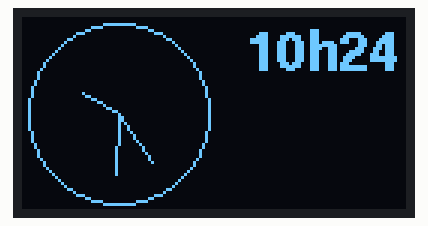
Simulated run of this sketch. Board: Arduino Uno, built with avr-gcc and run on an emulated ATmega328P. Shown: 128×64 one-colour display. The local clock reads 2024-03-15 10:24:30 at power-on unless the sketch sets it.

Above: at 0.1 s.
At 4.5 s:
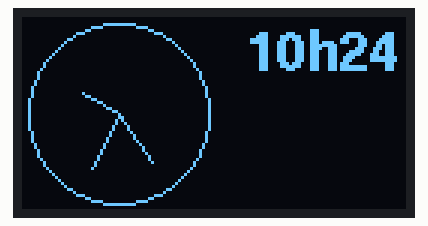
At 9.4 s:
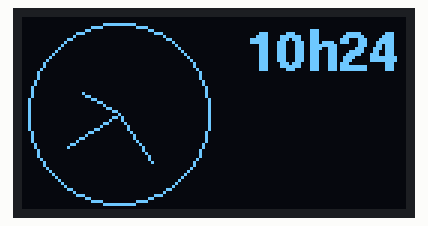
At 19.3 s:
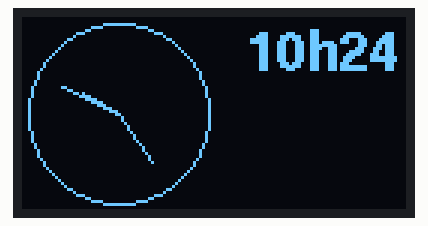
At 29.1 s:
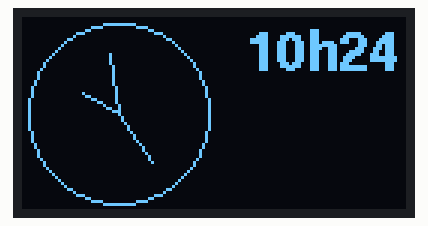
At 38.4 s:
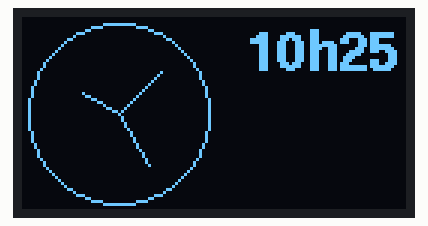

Measured:
- what the display in image 0 shows lasts 1.1 s, from 0.1 s to 1.2 s

The sketch:

Ex7.ino
```cpp
/*
  www.CodeDecay.com.br
  Licença de uso: Apache 2.0
  Neste exercício vamos substituir o relógio digital por um relógio analógico.
 */

//Diz para este programa em que arquivo buscar as funções que serão utilizadas
#include <Sodaq_DS3231.h>
#include <U8g2lib.h>
#include <U8x8lib.h>
#include <math.h> //para as operações com ângulos

U8G2_SSD1306_128X64_NONAME_F_HW_I2C oled(U8G2_R0);  // Declara o nosso display OLED.

void setup() {

    Serial.begin(9600); // Inicializa comunicacao serial com o computador
    rtc.begin();        //  Inicializa comunicacao serial I2C com o RTC
    oled.begin();       // Inicializa a comunicacao com o display
}

void loop() {


    //Executa os desenhos
    draw();
    //Envia os desenhos para o display
    oled.sendBuffer();


    delay(500);

}

void draw() {
    double passoHoras, passoMin, passoSeg, posicao;
    int x0, y0, raio;

    /*
    Vamos calcular o passo, em radianos, que cada ponteiro anda.
      - O ponteiro das horas anda 2.pi radianos (360 graus)
    para cada 12 horas, portanto, 2.pi/12 radianos por hora
      - Os ponteiros dos minutos anda 2.pi radianos a cada 60 minutos,
    portanto, 2.pi/60 radianos por minuto.
      - O ponteiro dos segundos anda 2.pi radianos a cada 60 segundos,
    portanto, 2.pi/60 radianos por segundo (mesmo valor que o passo dos
    minutos).
    */

    passoHoras = 2*PI/12.0;
    passoMin = 2*PI/60.0;
    passoSeg = passoMin;

    oled.clearBuffer(); // Limpa a tela de desenho

    DateTime agora = rtc.now();

    // Circunferecia de raio = 30 e centro em (x0 = 32, y0 = 32)
    x0 = 32;
    y0 = 32;
    raio = 30;
    oled.drawCircle(x0, y0, raio);

    // Ponteiro das horas
    // A posicao atual do ponteiro em radianos é: hora atual * passoHoras
    // Desenha uma linha que parte de (x0, y0) e vai até
    // (x0 + raio*cos(posição do ponteiro), y0 - raio*sen(posição do ponteiro))
    posicao = agora.hour()*passoHoras;
    raio = 13;
    oled.drawLine( x0, y0, x0 + raio*sin(posicao), y0 - raio*cos(posicao) );

    // Ponteiro dos minutos
    // A posicao atual do ponteiro em radianos é: minuto atual * passoMin
    // Desenha uma linha que parte de (x0, y0) e vai até
    // (x0 + raio*cos(posição do ponteiro), y0 - raio*sen(posição do ponteiro))
    posicao = agora.minute()*passoMin;
    raio = 20;
    oled.drawLine( x0, y0, x0 + raio*sin(posicao), y0 - raio*cos(posicao) );

    // Ponteiro dos segundos
    // A posicao atual do ponteiro em radianos é: minuto atual * passoSeg
    // Desenha uma linha que parte de (x0, y0) e vai até
    // (x0 + raio*cos(posição do ponteiro), y0 - raio*sen(posição do ponteiro))
    posicao = agora.second()*passoSeg;
    raio = 20;
    oled.drawLine( x0, y0, x0 + raio*sin(posicao), y0 - raio*cos(posicao) );

    oled.setFont(u8g2_font_helvB14_tf); // Seleciona a fonte Helvetica Bold tamanho 14
    oled.setCursor(75, 32-14); // Posiciona o cursor de texto na coordenada (75,18)
    oled.print( String( agora.hour() ) + "h" + String( agora.minute() ) );

}
```
